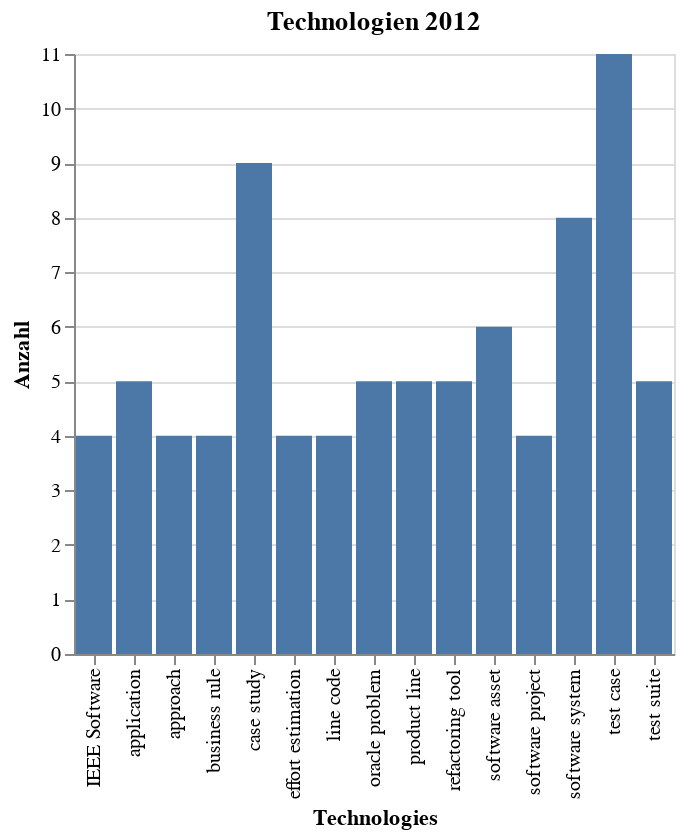

Source (notebook cell):
### Markdown cell above
### Balkendiagramm 2012

### Code cell
year = 2012
d = data_words[year].nlargest(anzahl_top_topics).sort_values(ascending=False)
source = pd.DataFrame({'Technologies': d.index,
                            'Anzahl': d})
alt.Chart(source).mark_bar().encode(
        x='Technologies:O',
        y='Anzahl:Q'
    ).properties(
    title=f'Technologien {year}')

### Figure 1 — Vega-Lite specification as saved in the notebook (floating-point values rounded to 4 significant figures)
{"config": {"view": {"continuousWidth": 400, "continuousHeight": 300}}, "data": {"name": "data-7efd9e315663a73847a8b3432645ea93"}, "mark": "bar", "encoding": {"x": {"type": "ordinal", "field": "Technologies"}, "y": {"type": "quantitative", "field": "Anzahl"}}, "title": "Technologien 2012", "$schema": "https://vega.github.io/schema/vega-lite/v4.8.1.json", "datasets": {"data-7efd9e315663a73847a8b3432645ea93": [{"Technologies": "test case", "Anzahl": 11}, {"Technologies": "case study", "Anzahl": 9}, {"Technologies": "software system", "Anzahl": 8}, {"Technologies": "software asset", "Anzahl": 6}, {"Technologies": "test suite", "Anzahl": 5}, {"Technologies": "refactoring tool", "Anzahl": 5}, {"Technologies": "product line", "Anzahl": 5}, {"Technologies": "oracle problem", "Anzahl": 5}, {"Technologies": "application", "Anzahl": 5}, {"Technologies": "software project", "Anzahl": 4}, {"Technologies": "line code", "Anzahl": 4}, {"Technologies": "effort estimation", "Anzahl": 4}, {"Technologies": "business rule", "Anzahl": 4}, {"Technologies": "approach", "Anzahl": 4}, {"Technologies": "IEEE Software", "Anzahl": 4}]}}
